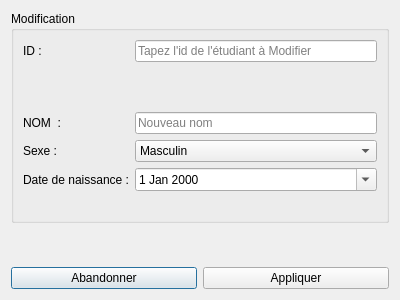
<?xml version="1.0" encoding="UTF-8"?>
<ui version="4.0">
 <class>Modification</class>
 <widget class="QDialog" name="Modification">
  <property name="geometry">
   <rect>
    <x>0</x>
    <y>0</y>
    <width>400</width>
    <height>300</height>
   </rect>
  </property>
  <property name="windowTitle">
   <string>Dialog</string>
  </property>
  <layout class="QVBoxLayout" name="verticalLayout">
   <item>
    <widget class="QGroupBox" name="groupBox">
     <property name="title">
      <string>Modification</string>
     </property>
     <layout class="QFormLayout" name="formLayout">
      <item row="0" column="0">
       <widget class="QLabel" name="iDLabel">
        <property name="text">
         <string>ID :</string>
        </property>
       </widget>
      </item>
      <item row="0" column="1">
       <widget class="QLineEdit" name="iDLineEdit">
        <property name="tabletTracking">
         <bool>false</bool>
        </property>
        <property name="dragEnabled">
         <bool>false</bool>
        </property>
        <property name="placeholderText">
         <string>Tapez l'id de l'étudiant à Modifier</string>
        </property>
        <property name="clearButtonEnabled">
         <bool>true</bool>
        </property>
       </widget>
      </item>
      <item row="3" column="0">
       <widget class="QLabel" name="nOMLabel">
        <property name="text">
         <string>NOM  :</string>
        </property>
       </widget>
      </item>
      <item row="3" column="1">
       <widget class="QLineEdit" name="nOMLineEdit">
        <property name="placeholderText">
         <string>Nouveau nom</string>
        </property>
       </widget>
      </item>
      <item row="4" column="0">
       <widget class="QLabel" name="sexeLabel">
        <property name="text">
         <string>Sexe :</string>
        </property>
       </widget>
      </item>
      <item row="4" column="1">
       <widget class="QComboBox" name="sexeComboBox">
        <item>
         <property name="text">
          <string>Masculin</string>
         </property>
        </item>
        <item>
         <property name="text">
          <string>Feminin</string>
         </property>
        </item>
       </widget>
      </item>
      <item row="5" column="0">
       <widget class="QLabel" name="dateDeNaissanceLabel">
        <property name="text">
         <string>Date de naissance :</string>
        </property>
       </widget>
      </item>
      <item row="5" column="1">
       <widget class="QDateEdit" name="dateDeNaissanceDateEdit">
        <property name="calendarPopup">
         <bool>true</bool>
        </property>
       </widget>
      </item>
      <item row="6" column="0">
       <widget class="QLabel" name="sfgsgLabel">
        <property name="text">
         <string/>
        </property>
       </widget>
      </item>
      <item row="2" column="0" colspan="2">
       <spacer name="verticalSpacer_2">
        <property name="orientation">
         <enum>Qt::Orientation::Vertical</enum>
        </property>
        <property name="sizeHint" stdset="0">
         <size>
          <width>20</width>
          <height>40</height>
         </size>
        </property>
       </spacer>
      </item>
     </layout>
    </widget>
   </item>
   <item>
    <spacer name="verticalSpacer">
     <property name="orientation">
      <enum>Qt::Orientation::Vertical</enum>
     </property>
     <property name="sizeHint" stdset="0">
      <size>
       <width>20</width>
       <height>40</height>
      </size>
     </property>
    </spacer>
   </item>
   <item>
    <layout class="QHBoxLayout" name="horizontalLayout">
     <item>
      <widget class="QPushButton" name="btnAbandonner">
       <property name="text">
        <string>Abandonner</string>
       </property>
      </widget>
     </item>
     <item>
      <widget class="QPushButton" name="btnAppliquer">
       <property name="text">
        <string>Appliquer</string>
       </property>
      </widget>
     </item>
    </layout>
   </item>
  </layout>
 </widget>
 <resources/>
 <connections/>
</ui>
